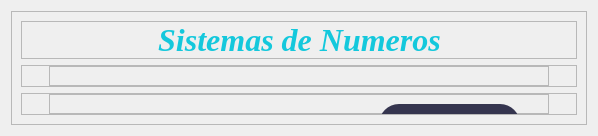
            <widget class="QWidget" name="page_uno">
             <layout class="QVBoxLayout" name="verticalLayout_11">
              <item>
               <widget class="QFrame" name="frame_9">
                <property name="styleSheet">
                 <string notr="true">QPushButton{
background-color:rgb(53, 53, 79);
color: rgb(20, 200, 220);
border-top-left-radius: 20px;
border-bottom-left-radius: 20px;
border-top-right-radius: 20px;
border-bottom-right-radius: 20px;
font: 75 12pt &quot;Arial Black&quot;;
}
QPushButton:hover{
background-color: rgb(20, 200, 220);
color: white;
border-top-left-radius: 20px;
border-bottom-left-radius: 20px;
border-top-right-radius: 20px;
border-bottom-right-radius: 20px;
font: 75 12pt &quot;Arial Black&quot;;
}</string>
                </property>
                <property name="frameShape">
                 <enum>QFrame::StyledPanel</enum>
                </property>
                <property name="frameShadow">
                 <enum>QFrame::Raised</enum>
                </property>
                <layout class="QVBoxLayout" name="verticalLayout_5">
                 <item>
                  <widget class="QFrame" name="frame_10">
                   <property name="maximumSize">
                    <size>
                     <width>16777215</width>
                     <height>50</height>
                    </size>
                   </property>
                   <property name="frameShape">
                    <enum>QFrame::StyledPanel</enum>
                   </property>
                   <property name="frameShadow">
                    <enum>QFrame::Raised</enum>
                   </property>
                   <layout class="QHBoxLayout" name="horizontalLayout_7">
                    <property name="spacing">
                     <number>0</number>
                    </property>
                    <property name="leftMargin">
                     <number>0</number>
                    </property>
                    <property name="topMargin">
                     <number>0</number>
                    </property>
                    <property name="rightMargin">
                     <number>0</number>
                    </property>
                    <property name="bottomMargin">
                     <number>0</number>
                    </property>
                    <item>
                     <spacer name="horizontalSpacer_10">
                      <property name="orientation">
                       <enum>Qt::Horizontal</enum>
                      </property>
                      <property name="sizeHint" stdset="0">
                       <size>
                        <width>136</width>
                        <height>20</height>
                       </size>
                      </property>
                     </spacer>
                    </item>
                    <item>
                     <widget class="QLabel" name="labelTema_5">
                      <property name="font">
                       <font>
                        <family>Times New Roman</family>
                        <pointsize>24</pointsize>
                        <weight>75</weight>
                        <italic>true</italic>
                        <bold>true</bold>
                       </font>
                      </property>
                      <property name="styleSheet">
                       <string notr="true">color: rgb(20, 200, 220);
</string>
                      </property>
                      <property name="text">
                       <string>Sistemas de Numeros</string>
                      </property>
                      <property name="alignment">
                       <set>Qt::AlignCenter</set>
                      </property>
                     </widget>
                    </item>
                    <item>
                     <spacer name="horizontalSpacer_11">
                      <property name="orientation">
                       <enum>Qt::Horizontal</enum>
                      </property>
                      <property name="sizeHint" stdset="0">
                       <size>
                        <width>135</width>
                        <height>20</height>
                       </size>
                      </property>
                     </spacer>
                    </item>
                   </layout>
                  </widget>
                 </item>
                 <item>
                  <widget class="QFrame" name="frame_11">
                   <property name="maximumSize">
                    <size>
                     <width>16777215</width>
                     <height>75</height>
                    </size>
                   </property>
                   <property name="frameShape">
                    <enum>QFrame::StyledPanel</enum>
                   </property>
                   <property name="frameShadow">
                    <enum>QFrame::Raised</enum>
                   </property>
                   <layout class="QHBoxLayout" name="horizontalLayout_8">
                    <property name="spacing">
                     <number>0</number>
                    </property>
                    <property name="leftMargin">
                     <number>0</number>
                    </property>
                    <property name="topMargin">
                     <number>0</number>
                    </property>
                    <property name="rightMargin">
                     <number>0</number>
                    </property>
                    <property name="bottomMargin">
                     <number>0</number>
                    </property>
                    <item>
                     <spacer name="horizontalSpacer_12">
                      <property name="orientation">
                       <enum>Qt::Horizontal</enum>
                      </property>
                      <property name="sizeHint" stdset="0">
                       <size>
                        <width>25</width>
                        <height>20</height>
                       </size>
                      </property>
                     </spacer>
                    </item>
                    <item>
                     <widget class="QFrame" name="frame_14">
                      <property name="minimumSize">
                       <size>
                        <width>500</width>
                        <height>0</height>
                       </size>
                      </property>
                      <property name="frameShape">
                       <enum>QFrame::StyledPanel</enum>
                      </property>
                      <property name="frameShadow">
                       <enum>QFrame::Raised</enum>
                      </property>
                      <widget class="QLabel" name="labelTema_6">
                       <property name="geometry">
                        <rect>
                         <x>90</x>
                         <y>20</y>
                         <width>131</width>
                         <height>48</height>
                        </rect>
                       </property>
                       <property name="font">
                        <font>
                         <family>Arial Black</family>
                         <pointsize>12</pointsize>
                         <weight>9</weight>
                         <italic>false</italic>
                         <bold>false</bold>
                        </font>
                       </property>
                       <property name="styleSheet">
                        <string notr="true">font: 75 12pt &quot;Arial Black&quot;;
color: rgb(20, 200, 220);
</string>
                       </property>
                       <property name="text">
                        <string>Numero</string>
                       </property>
                       <property name="alignment">
                        <set>Qt::AlignCenter</set>
                       </property>
                      </widget>
                      <widget class="QTextEdit" name="textNumero">
                       <property name="geometry">
                        <rect>
                         <x>210</x>
                         <y>20</y>
                         <width>221</width>
                         <height>41</height>
                        </rect>
                       </property>
                       <property name="font">
                        <font>
                         <family>Times New Roman</family>
                         <pointsize>14</pointsize>
                        </font>
                       </property>
                       <property name="styleSheet">
                        <string notr="true">border: 2px solid rgb(53, 53, 79); 
color: rgb(20, 200, 220);
border-top-left-radius: 20px;
border-bottom-left-radius: 20px;
border-top-right-radius: 20px;
border-bottom-right-radius: 20px;
</string>
                       </property>
                       <property name="verticalScrollBarPolicy">
                        <enum>Qt::ScrollBarAlwaysOff</enum>
                       </property>
                      </widget>
                     </widget>
                    </item>
                    <item>
                     <spacer name="horizontalSpacer_15">
                      <property name="orientation">
                       <enum>Qt::Horizontal</enum>
                      </property>
                      <property name="sizeHint" stdset="0">
                       <size>
                        <width>25</width>
                        <height>20</height>
                       </size>
                      </property>
                     </spacer>
                    </item>
                   </layout>
                  </widget>
                 </item>
                 <item>
                  <widget class="QFrame" name="frame_13">
                   <property name="frameShape">
                    <enum>QFrame::StyledPanel</enum>
                   </property>
                   <property name="frameShadow">
                    <enum>QFrame::Raised</enum>
                   </property>
                   <layout class="QHBoxLayout" name="horizontalLayout_9">
                    <property name="spacing">
                     <number>0</number>
                    </property>
                    <property name="leftMargin">
                     <number>0</number>
                    </property>
                    <property name="topMargin">
                     <number>0</number>
                    </property>
                    <property name="rightMargin">
                     <number>0</number>
                    </property>
                    <property name="bottomMargin">
                     <number>0</number>
                    </property>
                    <item>
                     <spacer name="horizontalSpacer_14">
                      <property name="orientation">
                       <enum>Qt::Horizontal</enum>
                      </property>
                      <property name="sizeHint" stdset="0">
                       <size>
                        <width>25</width>
                        <height>20</height>
                       </size>
                      </property>
                     </spacer>
                    </item>
                    <item>
                     <widget class="QFrame" name="frame_15">
                      <property name="minimumSize">
                       <size>
                        <width>500</width>
                        <height>0</height>
                       </size>
                      </property>
                      <property name="frameShape">
                       <enum>QFrame::StyledPanel</enum>
                      </property>
                      <property name="frameShadow">
                       <enum>QFrame::Raised</enum>
                      </property>
                      <widget class="QRadioButton" name="radioButton">
                       <property name="geometry">
                        <rect>
                         <x>50</x>
                         <y>40</y>
                         <width>181</width>
                         <height>21</height>
                        </rect>
                       </property>
                       <property name="styleSheet">
                        <string notr="true">font: 75 12pt &quot;Arial Black&quot;;
color: rgb(20, 200, 220);
</string>
                       </property>
                       <property name="text">
                        <string>Binario a Decimal</string>
                       </property>
                       <property name="checked">
                        <bool>true</bool>
                       </property>
                      </widget>
                      <widget class="QRadioButton" name="radioButton_2">
                       <property name="geometry">
                        <rect>
                         <x>50</x>
                         <y>70</y>
                         <width>181</width>
                         <height>17</height>
                        </rect>
                       </property>
                       <property name="styleSheet">
                        <string notr="true">font: 75 12pt &quot;Arial Black&quot;;
color: rgb(20, 200, 220);</string>
                       </property>
                       <property name="text">
                        <string>Decimal a Binario</string>
                       </property>
                      </widget>
                      <widget class="QRadioButton" name="radioButton_3">
                       <property name="geometry">
                        <rect>
                         <x>50</x>
                         <y>100</y>
                         <width>231</width>
                         <height>17</height>
                        </rect>
                       </property>
                       <property name="styleSheet">
                        <string notr="true">font: 75 12pt &quot;Arial Black&quot;;
color: rgb(20, 200, 220);
</string>
                       </property>
                       <property name="text">
                        <string>Hexadecimal a Decimal</string>
                       </property>
                      </widget>
                      <widget class="QRadioButton" name="radioButton_4">
                       <property name="geometry">
                        <rect>
                         <x>50</x>
                         <y>130</y>
                         <width>171</width>
                         <height>17</height>
                        </rect>
                       </property>
                       <property name="styleSheet">
                        <string notr="true">font: 75 12pt &quot;Arial Black&quot;;
color: rgb(20, 200, 220);
</string>
                       </property>
                       <property name="text">
                        <string>Octal a Decimal</string>
                       </property>
                      </widget>
                      <widget class="QPushButton" name="pushButton">
                       <property name="geometry">
                        <rect>
                         <x>330</x>
                         <y>110</y>
                         <width>141</width>
                         <height>41</height>
                        </rect>
                       </property>
                       <property name="text">
                        <string>Calcular</string>
                       </property>
                      </widget>
                      <widget class="QLabel" name="labelTema_7">
                       <property name="geometry">
                        <rect>
                         <x>10</x>
                         <y>190</y>
                         <width>131</width>
                         <height>48</height>
                        </rect>
                       </property>
                       <property name="font">
                        <font>
                         <family>Arial Black</family>
                         <pointsize>12</pointsize>
                         <weight>9</weight>
                         <italic>false</italic>
                         <bold>false</bold>
                        </font>
                       </property>
                       <property name="styleSheet">
                        <string notr="true">font: 75 12pt &quot;Arial Black&quot;;
color: rgb(20, 200, 220);
</string>
                       </property>
                       <property name="text">
                        <string>Resultado</string>
                       </property>
                       <property name="alignment">
                        <set>Qt::AlignCenter</set>
                       </property>
                      </widget>
                      <widget class="QLabel" name="labelNumTransformado">
                       <property name="geometry">
                        <rect>
                         <x>140</x>
                         <y>190</y>
                         <width>341</width>
                         <height>41</height>
                        </rect>
                       </property>
                       <property name="font">
                        <font>
                         <family>Times New Roman</family>
                         <pointsize>16</pointsize>
                        </font>
                       </property>
                       <property name="styleSheet">
                        <string notr="true">border: 2px solid rgb(53, 53, 79); 
color: rgb(20, 200, 220);
border-top-left-radius: 20px;
border-bottom-left-radius: 20px;
border-top-right-radius: 20px;
border-bottom-right-radius: 20px;
</string>
                       </property>
                       <property name="text">
                        <string/>
                       </property>
                      </widget>
                      <widget class="QPushButton" name="botonPDFSistemasNumeros">
                       <property name="geometry">
                        <rect>
                         <x>330</x>
                         <y>10</y>
                         <width>141</width>
                         <height>41</height>
                        </rect>
                       </property>
                       <property name="text">
                        <string>Generar PDF</string>
                       </property>
                      </widget>
                     </widget>
                    </item>
                    <item>
                     <spacer name="horizontalSpacer_13">
                      <property name="orientation">
                       <enum>Qt::Horizontal</enum>
                      </property>
                      <property name="sizeHint" stdset="0">
                       <size>
                        <width>25</width>
                        <height>20</height>
                       </size>
                      </property>
                     </spacer>
                    </item>
                   </layout>
                  </widget>
                 </item>
                </layout>
               </widget>
              </item>
             </layout>
            </widget>
